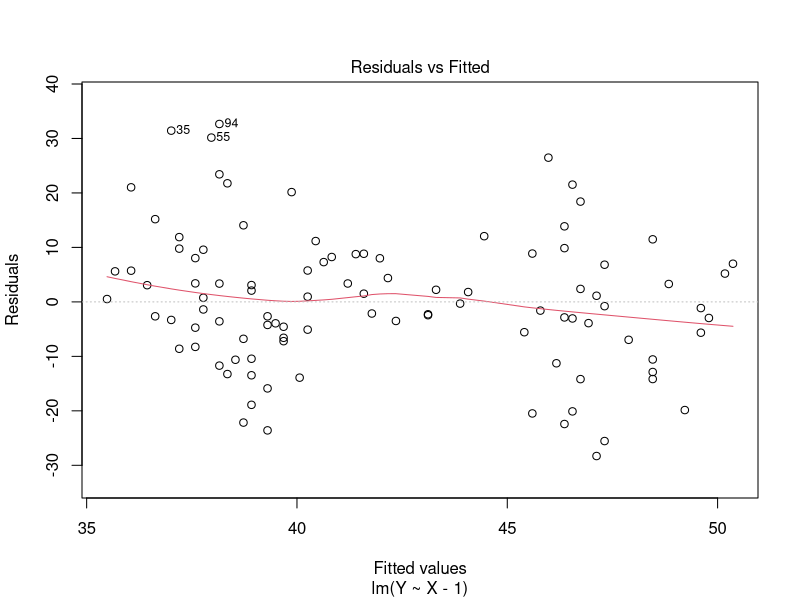
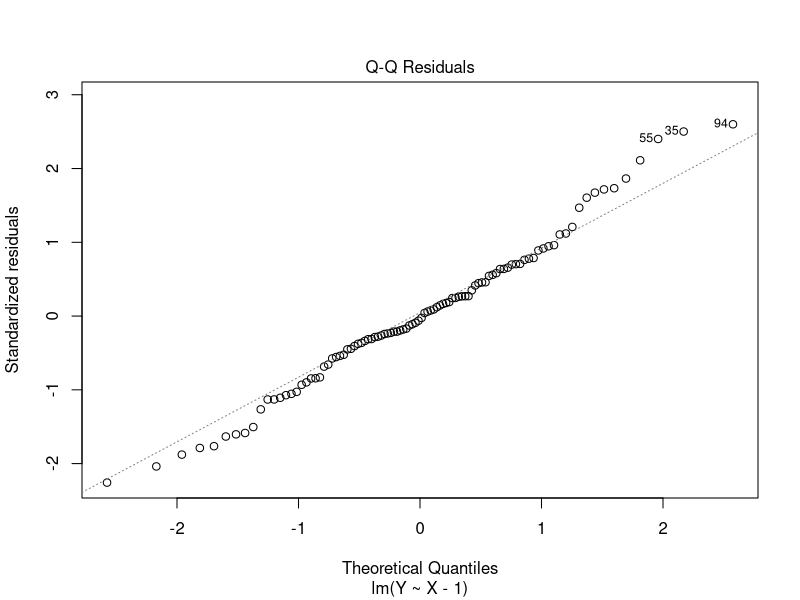
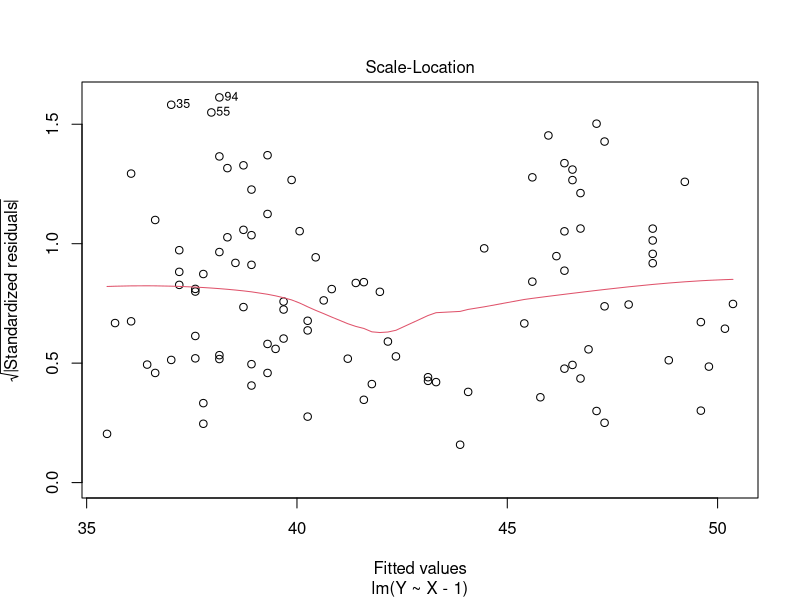
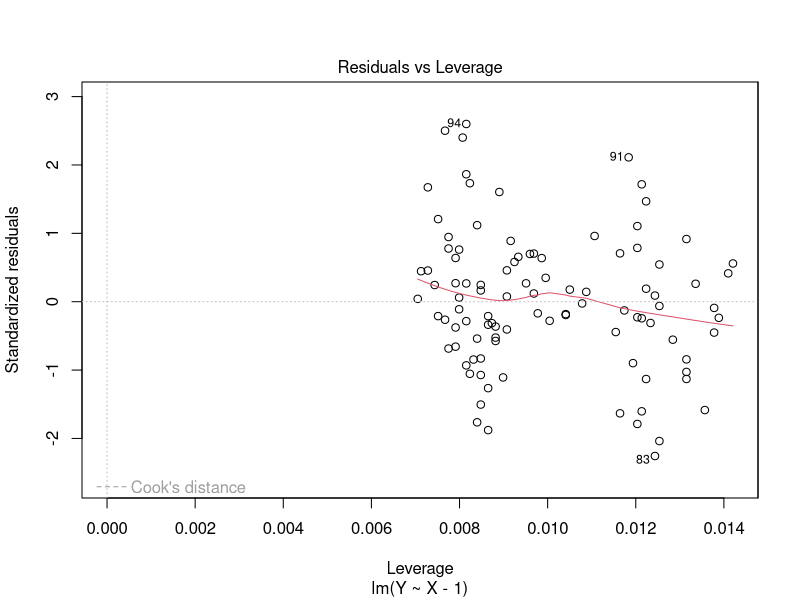
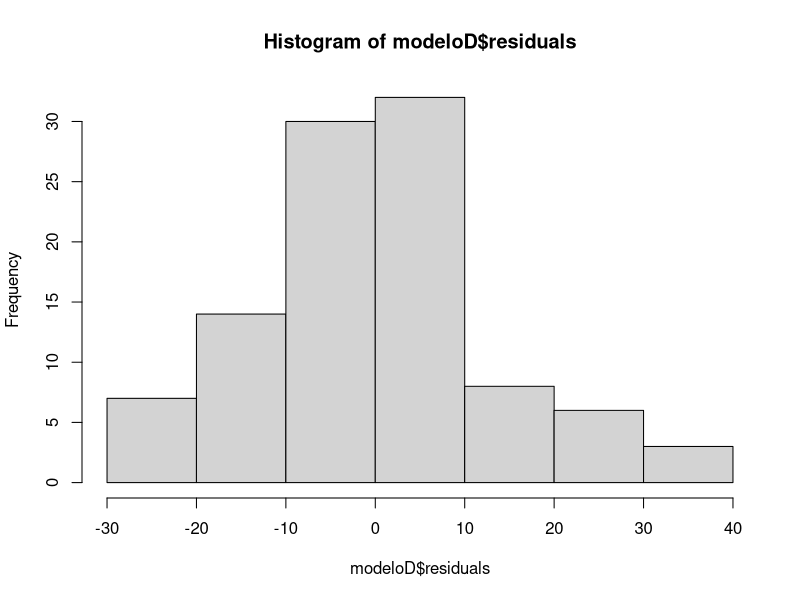

Recreate these plots in R, in order.
# Antonio Noguerón Bárcenas A01423759

# Actividad Regresión lineal simple y validación por Puntos Extras

# Librerías
library(readxl)
library(GGally)
library(broom)
library(psych)


# Importar datos de situación problema
historico <- read_excel("Datos_Situacion_Problema.xlsx", sheet="Histórico de defectos")
muestreo <- read_excel("Datos_Situacion_Problema.xlsx", sheet="Datos de muestreo", skip=1)
indice <- read_excel("Datos_Situacion_Problema.xlsx", sheet="Índice")

attach(muestreo)

#Regresión lineal simple con una de las variables con más correlación

regresionSimple = function(X,Y, nombreX, nombreY){
  validoConI = FALSE
  validoSinI = FALSE
  print("")
  print(paste(c("        Modelo de regresión lineal simple del ", nombreY, " contra ", nombreX), collapse = ""))
  #Probabilidad de equivocarse Alpha, se busca que sea baja. 5%
  alpha = 0.05
  
  modelo_conIntercepto = lm(Y ~ X)
  resumenConI = summary(modelo_conIntercepto)
  
  modelo_sinIntercepto = lm(Y ~ X - 1)
  resumenSinI = summary(modelo_sinIntercepto)
  
  print("")
  print("-------------La ecuación inicial de nuestro modelo lineal simple con Intercepto es --------------")
  coeff_x_conI = modelo_conIntercepto$coefficients[2]
  coeff_I = modelo_conIntercepto$coefficients[1]
  ecuacionConI = paste(c(nombreY," = ", round(coeff_I, 4), " + ", round(coeff_x_conI,4), "*", nombreX), collapse = "")
  print(ecuacionConI)
  print("")
  print("----- Valores P con intercepto ------")
  pValue_x_conI = resumenConI$coefficients["X", "Pr(>|t|)"]
  pValue_Intercept = resumenConI$coefficients["(Intercept)", "Pr(>|t|)"] 
  print(paste(c("El valor-p de nuestra variable independiente ", nombreX, " es: ", pValue_x_conI), collapse = ""))
  print(paste(c("El valor-p de nuestra intersección es: ", pValue_Intercept), collapse = ""))
  
  print("")
  print("Se realiza la validación estadística de los coeficientes con las hipótesis y un valor alpha de 0.05")
  print("")
  
  if (pValue_x_conI >= alpha) {
    print("El Valor-P de la variable independiente es mayor que alpha, no se rechaza la hipótesis nula.")
    print("     B1 = 0, No existe modelo para esta variable.")
  } else if (pValue_Intercept >= alpha) {
    print("El Valor-P del intercepto es mayor que alpha, no se rechaza la hipótesis nula.")
    print("     B0 = 0, el intercepto es 0, se vuelve a realizar el modelo sin intercepto.")
  } else{
    print("Ambos valores-p son menores que alpha, la ecuación inicial del modelo se mantiene.")
    validoConI = TRUE
  }
  
  rCuadradaConI = resumenConI$r.squared
  errorEstandarConI = resumenConI$sigma
  
  print("")
  print(paste(c("El error estándar del modelo con Intercepto es de: ", errorEstandarConI), collapse = ""))
  print("")
  print("")
  print(paste(c("La R² del modelo con Intercepto es de: ", rCuadradaConI), collapse = ""))
  print("")
  
  print("")
  print("-------------La ecuación inicial de nuestro modelo lineal simple sin Intercepto es --------------")
  coeff_x_sinI = modelo_sinIntercepto$coefficients[1]
  ecuacionSinI = paste(c(nombreY," = ", round(coeff_x_sinI,4), "*", nombreX), collapse = "")
  print(ecuacionSinI)
  print("")
  print("----- Valores P sin intercepto ------")
  pValue_x_sinI = resumenSinI$coefficients["X", "Pr(>|t|)"]
  print(paste(c("El valor-p de nuestra variable independiente ", nombreX, " es: ", pValue_x_sinI), collapse = ""))
  
  print("")
  print("Se realiza la validación estadística de los coeficientes con las hipótesis y un valor alpha de 0.05")
  print("")
  
  
  if (pValue_x_sinI >= alpha) {
    print("El Valor-P de la variable independiente es mayor que alpha, no se rechaza la hipótesis nula.")
    print("  B1 = 0, No existe modelo para esta variable.")
  } else {
    print("El valor-p de la variable independiente es menor que alpha, se rechaza la hipótesis nula, B1 != 0.")
    validoSinI = TRUE
  }
  
  rCuadradaSinI = resumenSinI$r.squared
  errorEstandarSinI = resumenSinI$sigma
  
  print("")
  print(paste(c("El error estándar del modelo sin Intercepto es de: ", errorEstandarSinI), collapse = ""))
  print("")
  print("")
  print(paste(c("La R² del modelo sin Intercepto es de: ", rCuadradaSinI), collapse = ""))
  print("")
  
  if (validoConI == TRUE & validoSinI == TRUE){
    print("")
    print("Ya que ambos modelos son válidos, buscaremos el mejor usando el coeficiente de determinación R²")
    if (rCuadradaConI > rCuadradaSinI){
      print("El modelo con Intercepto tiene mayor R²")
      print("Éste es el modelo válido")
      modelo = modelo_conIntercepto
      resumen = summary(modelo)
      ecuacion = ecuacionConI
      validoSinI = FALSE
    } else {
      print("El modelo sin Intercepto tiene mayor R²")
      print("Éste es el modelo válido")
      modelo = modelo_sinIntercepto
      resumen = summary(modelo)
      ecuacion = ecuacionSinI
      validoConI = FALSE
    }
  } else if (validoConI == TRUE){
      print("")
      print("El modelo con Intercepto es el modelo válido")
      modelo = modelo_conIntercepto
      resumen = summary(modelo)
      ecuacion = ecuacionConI
  } else if (validoSinI == TRUE){
      print("")
      print("El modelo sin Intercepto es el modelo válido")
      modelo = modelo_sinIntercepto
      resumen = summary(modelo)
      ecuacion = ecuacionSinI
  } else {
      print("")
      print("Ningún modelo es válido")
      ecuacion = "No hubo un modelo válido que represente los datos de las variables"
  }
  print("")
  print("__________________________________________________________________________________")
  print("")
  print(ecuacion)
  print("")
  if (validoConI == TRUE){
    print(paste(c("Esto quiere decir que por cada unidad que incremente ", nombreX, ", la variable ", nombreY, " aumenta un promedio de ", round(coeff_x_conI,4), " más un valor de ", round(coeff_I,4), " que no depende de ninguna variable."),collapse = ""))
  } else {
    print(paste(c("Esto quiere decir que por cada unidad que incremente ", nombreX, ", la variable ", nombreY, " aumenta un promedio de ", round(coeff_x_sinI,4), "."),collapse = "")) 
  }
  print("")
  intervaloConfianza <- confint(modelo, level = 0.95)
  print("---- Intervalo de Confianza ----")
  print(paste(c("El coeficiente B1 está entre ", intervaloConfianza[1], " y ", intervaloConfianza[2], " con un 95% de confianza."),collapse = ""))
  print(paste(c("La R² del modelo es de: ", resumen$r.squared), collapse = ""))
  print(paste(c("Lo que significa que solo el ", round((resumen$r.squared)*100,1), "% de la variabilidad de la variable respuesta está siendo explicado por el modelo"),collapse = ""))
  print("")
  print("")
  print(glance(modelo))
  plot(modelo)
  return(modelo)
  }

#regresionSimple(A,Y, "Presión de la Bomba", "Porcentaje de Defectos")
#regresionSimple(B,Y, "Temperatura del plástico 3", "Porcentaje de Defectos")
#regresionSimple(C,Y, "Temperatura del plástico 4", "Porcentaje de Defectos")
modeloD = regresionSimple(D,Y, "Temperatura del tornillo", "Porcentaje de Defectos")
#regresionSimple(E,Y, "RPM", "Porcentaje de Defectos")
#regresionSimple(F,Y, "Temperatura del Barril", "Porcentaje de Defectos")
#regresionSimple(G,Y, "Velocidad de Extrusión", "Porcentaje de Defectos")
#regresionSimple(H,Y, "Temperatura de enfriadores", "Porcentaje de Defectos")
anova(modeloD)
summary(modeloD)

library(lmtest)

dwtest(modeloD, data = inteligencia)
#bptest(modeloD)

hist(modeloD$residuals)

library(nortest)
lillie.test(modeloD$residuals)
